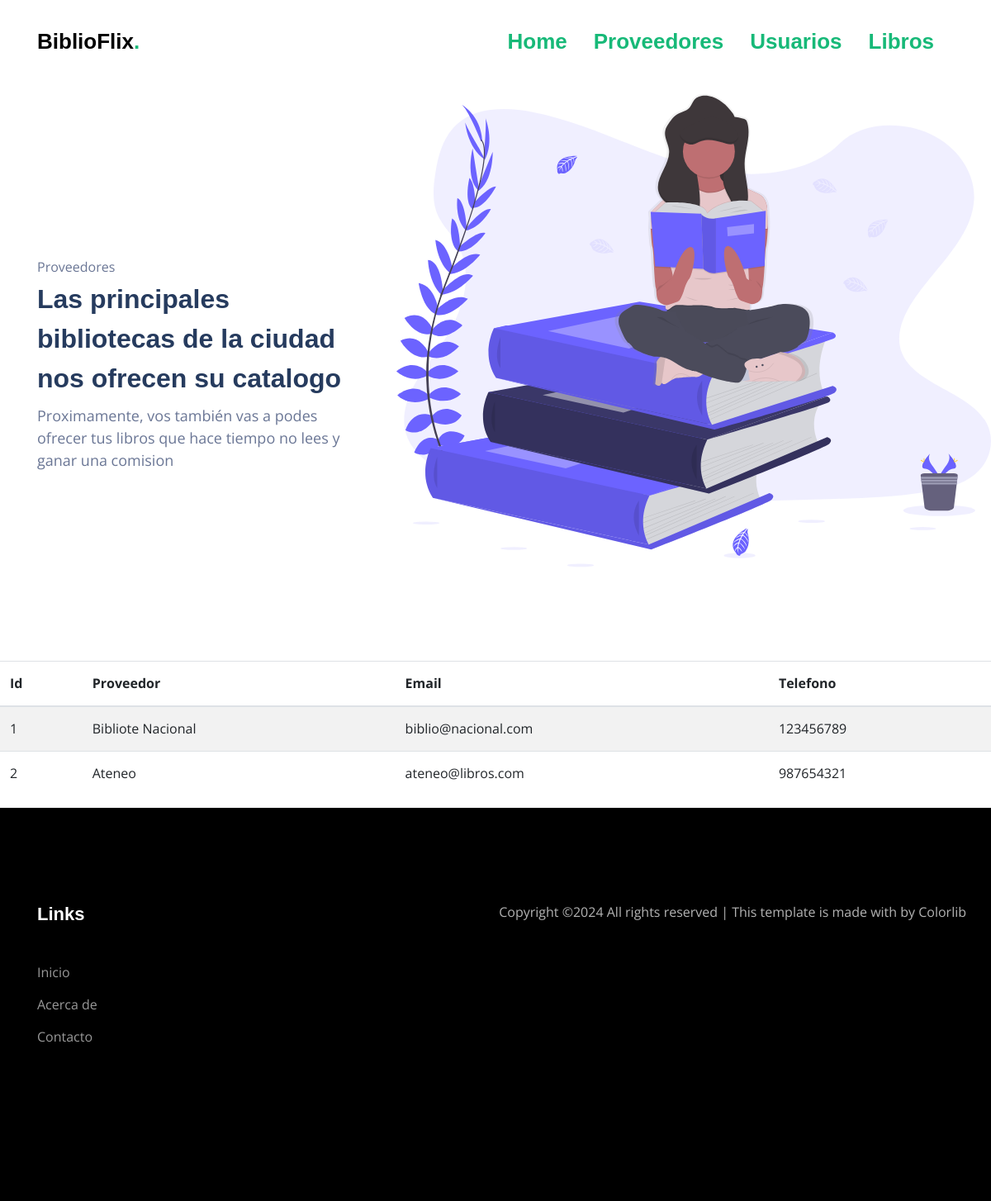
Screenshot of /proveedores/ with the database file from the repository.
### negocio/models.py (models this page shows, shortened)
class Proveedor(models.Model):
    nombre = models.CharField(max_length=50)
    contacto_email = models.EmailField()
    contacto_telefono = models.IntegerField()
    class Meta:
        verbose_name = "Proveedor"
        verbose_name_plural = "Proveedores"

### negocio/views.py (the view)
# urls.py: path('proveedores/', proveedores, name="proveedores"),
def proveedores(request):
    contexto = {"proveedores": Proveedor.objects.all()}
    return render(request, "negocio/proveedores.html", contexto)

### negocio/templates/negocio/proveedores.html
{% extends "negocio/index.html" %}
{% block titulo %}
<span class="heading">Proveedores
<h2>Las principales bibliotecas de la ciudad nos ofrecen su catalogo</h2>
<p>Proximamente, vos también vas a podes ofrecer tus libros que hace tiempo no lees y ganar una comision</p>
</span>
{% endblock titulo %}
{% block contenido %}
<table class="table table-striped">
    <thead>
        <tr>
            <th>Id</td>
            <th>Proveedor</td>
            <th>Email</th>
            <th>Telefono</th>
        </tr>
    </thead>
    <tbody>
    {% for p in proveedores %}
        <tr>
            <td>{{ p.id }}</td>
            <td>{{ p.nombre }}</td>
            <td>{{ p.contacto_email }}</td>
            <td>{{ p.contacto_telefono }}</td>
        </tr>
    {% endfor %}
    </tbody>
</table>
{% endblock contenido %}

### rows the page displays
Proveedor: id "1", nombre "Bibliote Nacional", contacto_email "biblio@nacional.com", contacto_telefono "123456789"
Proveedor: id "2", nombre "Ateneo", contacto_email "ateneo@libros.com", contacto_telefono "987654321"
